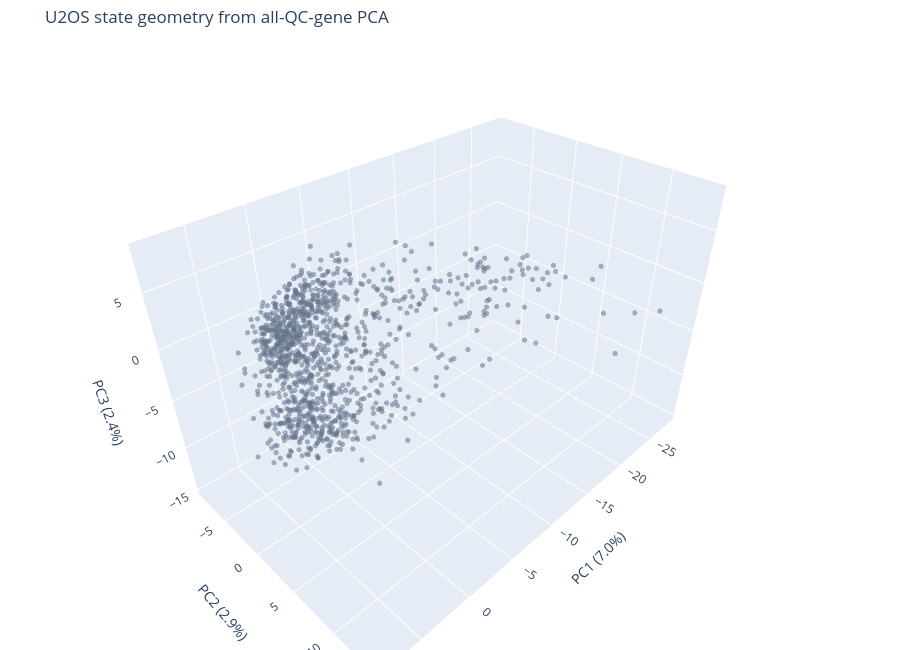

This figure's notebook cell:
### Markdown cell above
## Step 5 — rotate the state map, then add 200 cell-level arrows

First draw PC1–PC3 without arrows and find a camera angle that reveals
the near-cyclic structure. Then sample 200 cells reproducibly and add
their projected relative-velocity arrows.

Arrow direction is the main object here; arrow length is rescaled for
display and is not a calibrated rate. Also remember that the sign of a
PCA axis is arbitrary: report biological phase order later, not merely
“clockwise” or “counter-clockwise”.

### Code cell
state_3d = state_pca[:, :3]
explained = 100 * pca_model.explained_variance_ratio_[:3]

def base_3d_layout(title):
    return dict(
        title=title,
        scene=dict(
            xaxis_title=f"PC1 ({explained[0]:.1f}%)",
            yaxis_title=f"PC2 ({explained[1]:.1f}%)",
            zaxis_title=f"PC3 ({explained[2]:.1f}%)",
            aspectmode="data",
        ),
        margin=dict(l=0, r=0, t=45, b=0),
        height=650,
    )

state_trace = go.Scatter3d(
    x=state_3d[:, 0],
    y=state_3d[:, 1],
    z=state_3d[:, 2],
    mode="markers",
    name="cells",
    marker=dict(size=3, color="#64748b", opacity=0.55),
    text=adata.obs_names,
    hovertemplate=(
        "%{text}<br>PC1=%{x:.2f}<br>PC2=%{y:.2f}"
        "<br>PC3=%{z:.2f}<extra></extra>"
    ),
)
geometry_figure = go.Figure(state_trace)
geometry_figure.update_layout(
    **base_3d_layout("U2OS state geometry from all-QC-gene PCA")
)
geometry_figure.show(config={"displaylogo": False})

### Figure 1 — Plotly figure (JSON) as saved in the notebook; plotly's stock layout.template omitted (floating-point values rounded to 4 significant figures; data arrays with more than 128 entries replaced by an {"elided": "..."} marker saying what was removed)
{"data": [{"hovertemplate": "%{text}<br>PC1=%{x:.2f}<br>PC2=%{y:.2f}<br>PC3=%{z:.2f}<extra></extra>", "marker": {"color": "#64748b", "opacity": 0.55, "size": 3}, "mode": "markers", "name": "cells", "text": {"elided": "1141 str values"}, "type": "scatter3d", "x": {"elided": "1141 float values"}, "y": {"elided": "1141 float values"}, "z": {"elided": "1141 float values"}}], "layout": {"height": 650, "margin": {"b": 0, "l": 0, "r": 0, "t": 45}, "scene": {"aspectmode": "data", "xaxis": {"title": {"text": "PC1 (7.0%)"}}, "yaxis": {"title": {"text": "PC2 (2.9%)"}}, "zaxis": {"title": {"text": "PC3 (2.4%)"}}}, "title": {"text": "U2OS state geometry from all-QC-gene PCA"}}}
